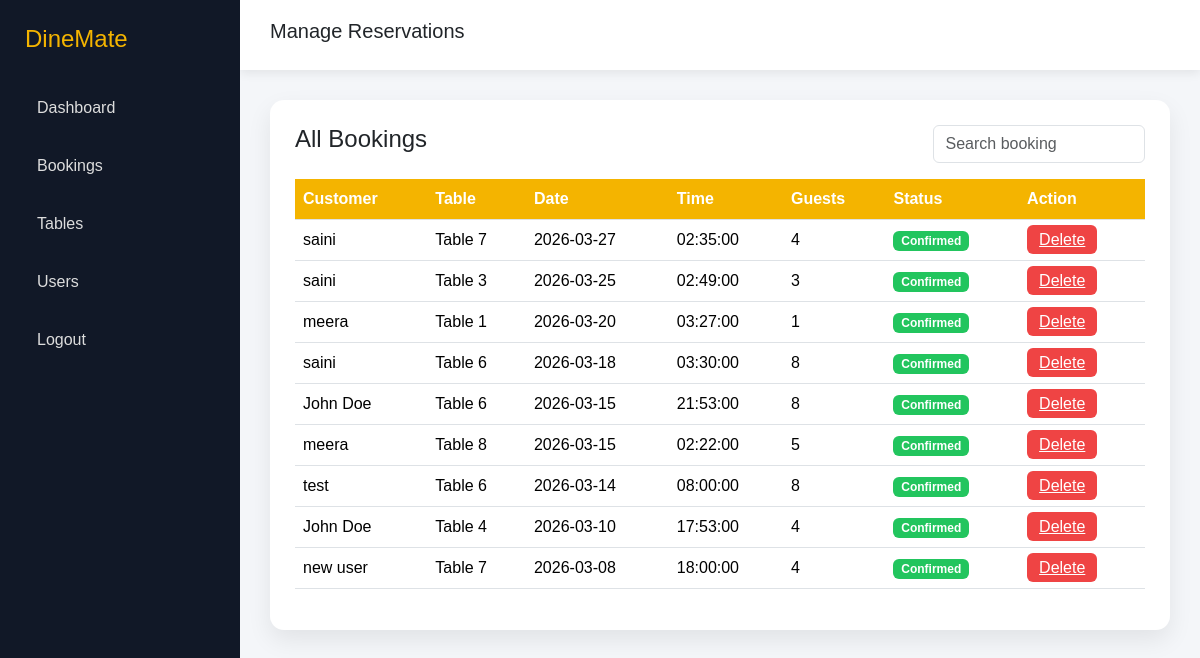
Page /admin/manage-bookings.php (signed in) on the committed database.
### tables this page shows
CREATE TABLE `bookings` (
  `booking_id` int(11) NOT NULL,
  `user_id` int(11) NOT NULL,
  `table_id` int(11) NOT NULL,
  `booking_date` date NOT NULL,
  `booking_time` time NOT NULL,
  `number_of_guests` int(11) NOT NULL,
  `special_request` text DEFAULT NULL,
  `status` enum('pending','confirmed','cancelled') DEFAULT 'confirmed',
  `created_at` timestamp NOT NULL DEFAULT current_timestamp()
);

CREATE TABLE `users` (
  `user_id` int(11) NOT NULL,
  `name` varchar(100) NOT NULL,
  `email` varchar(150) NOT NULL,
  `phone` varchar(20) DEFAULT NULL,
  `password` varchar(255) NOT NULL,
  `role` enum('customer','admin') DEFAULT 'customer',
  `created_at` timestamp NOT NULL DEFAULT current_timestamp()
);

CREATE TABLE `restaurant_tables` (
  `table_id` int(11) NOT NULL,
  `table_number` int(11) NOT NULL,
  `capacity` int(11) NOT NULL,
  `status` enum('available','unavailable') DEFAULT 'available',
  `created_at` timestamp NOT NULL DEFAULT current_timestamp()
);

### admin/manage-bookings.php (the view, shortened to what this page needs)
<?php
require_once "../config/db.php";
$stmt=$pdo->query("
SELECT b.*,u.name,t.table_number
FROM bookings b
JOIN users u ON b.user_id=u.user_id
JOIN restaurant_tables t ON b.table_id=t.table_id
ORDER BY b.booking_date DESC
");
$bookings=$stmt->fetchAll(PDO::FETCH_ASSOC);
?>
<!DOCTYPE html>
<html>
<head>
<link href="https://cdn.jsdelivr.net/npm/bootstrap@5.3.2/dist/css/bootstrap.min.css" rel="stylesheet">
</head>
<body>
<div class="sidebar">
<h4>DineMate</h4>
<a href="dashboard.php">Dashboard</a>
<a href="manage-bookings.php">Bookings</a>
<a href="manage-tables.php">Tables</a>
<a href="manage-users.php">Users</a>
<a href="../auth/logout.php">Logout</a>
</div>
<div class="topbar">
<h5>Manage Reservations</h5>
</div>
<div class="main">
<div class="card-box">
<div class="d-flex justify-content-between mb-3">
<h4>All Bookings</h4>
<input type="text" id="search" class="form-control w-25" placeholder="Search booking">
</div>
<table class="table table-hover" id="bookingTable">
<thead>
<tr>
<th>Customer</th>
<th>Table</th>
<th>Date</th>
<th>Time</th>
<th>Guests</th>
<th>Status</th>
<th>Action</th>
</tr>
</thead>
<tbody>
<?php foreach($bookings as $b): ?>
<tr>
<td><?= $b['name'] ?></td>
<td>Table <?= $b['table_number'] ?></td>
<td><?= $b['booking_date'] ?></td>
<td><?= $b['booking_time'] ?></td>
<td><?= $b['number_of_guests'] ?></td>
<td>
<span class="badge badge-confirm">
Confirmed
</span>
</td>
<td>
<a href="?delete=<?= $b['booking_id'] ?>"
class="btn-delete"
onclick="return confirm('Delete this booking?')">
Delete
</a>
</td>
</tr>
<?php endforeach; ?>
</tbody>
</table>
</div>
</div>
</body>
</html>

### admin/manage-bookings.php (style rules this page uses)
body { margin:0; font-family:'Poppins',sans-serif; background:#f4f6f9; }
.sidebar { width:240px; height:100vh; position:fixed; background:#111827; color:white; padding:25px; }
.sidebar h4 { color:#f4b400; margin-bottom:30px; }
.sidebar a { display:block; padding:12px; color:#ddd; text-decoration:none; border-radius:8px; margin-bottom:10px; }
.topbar { margin-left:240px; height:70px; background:white; display:flex; align-items:center; justify-content:space-between; padding:0 30px; box-shadow:0 3px 10px rgba(0,0,0,0.08); }
.main { margin-left:240px; padding:30px; }
.card-box { background:white; padding:25px; border-radius:14px; box-shadow:0 10px 25px rgba(0,0,0,0.08); }
.table th { background:#f4b400; color:white; }
.badge-confirm { background:#22c55e; }
.btn-delete { background:#ef4444; color:white; border:none; padding:6px 12px; border-radius:6px; }

### rows in the picture
bookings: user.name "saini", table.table_number "7", booking_date "2026-03-27", booking_time "02:35:00", number_of_guests "4"
bookings: user.name "saini", table.table_number "3", booking_date "2026-03-25", booking_time "02:49:00", number_of_guests "3"
bookings: user.name "meera", table.table_number "1", booking_date "2026-03-20", booking_time "03:27:00", number_of_guests "1"
bookings: user.name "saini", table.table_number "6", booking_date "2026-03-18", booking_time "03:30:00", number_of_guests "8"
bookings: user.name "John Doe", table.table_number "6", booking_date "2026-03-15", booking_time "21:53:00", number_of_guests "8"
bookings: user.name "meera", table.table_number "8", booking_date "2026-03-15", booking_time "02:22:00", number_of_guests "5"
bookings: user.name "test", table.table_number "6", booking_date "2026-03-14", booking_time "08:00:00", number_of_guests "8"
bookings: user.name "John Doe", table.table_number "4", booking_date "2026-03-10", booking_time "17:53:00", number_of_guests "4"
bookings: user.name "new user", table.table_number "7", booking_date "2026-03-08", booking_time "18:00:00", number_of_guests "4"
